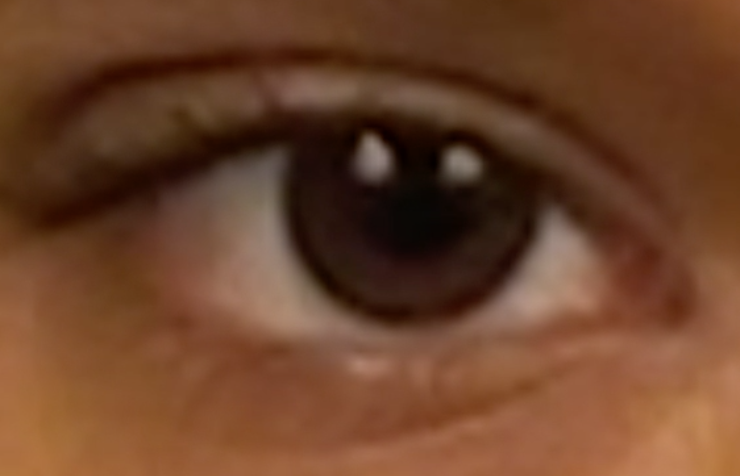
#> input picture eye1.png, 740 x 476 px
$ jupyter execute --allow-errors IrisSegmentationYoav.ipynb   (Python 2 division)   (older library calls are emulated)
#> lines starting #> are read from the running program, lines starting #| are printed output that depends on the picture; after the words box and inside, x2 and y2 are one past the last pixel; in counts of white or black regions, pixels touching at a corner belong together
## Iris Segmentation

Here we will attempt to perform iris segmentation using thresholding on grayscale images. The hope is to be able to find the outline of the pupil, as well as the eye catchlight.

[cell 1]
from PIL import Image
import matplotlib.pyplot as plt
import numpy as np
import cv2

#### Turning to Grayscale

[cell 2]
#Let's keep the color image, so we can see the contours there
img = Image.open('eye1.png').convert('LA')
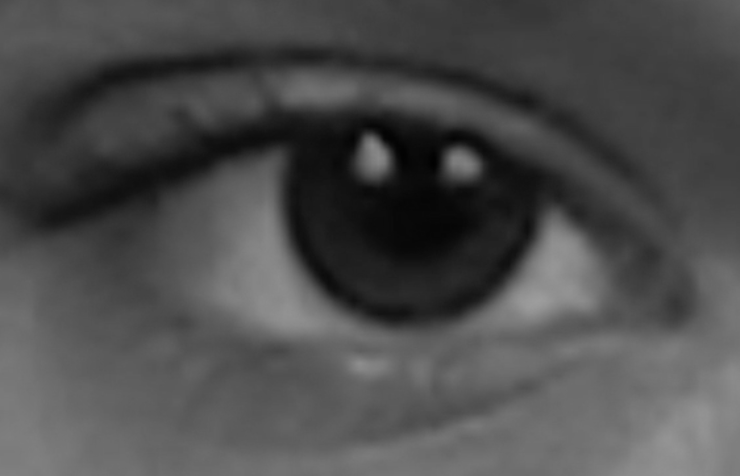
#> img: PIL image 740x476 LA; mean R, G, B, A 76.5, 76.5, 76.5, 255
img.save('grayscale.png')
plt.imshow(img)
plt.show()

#### Thresholding and morphing

[cell 3]
#getting appropriate format for cv2
a = list(img.getdata())
#> a = 352240 items
a2 = [i[0] for i in a]
#> a2 = 352240 items
a2 = np.asarray(a2)
#thresholding
ret,thresh1 = cv2.threshold(a2.astype(np.uint8),45,255,cv2.THRESH_BINARY)
thresh1 = np.reshape(thresh1,(img.size[1],img.size[0]))
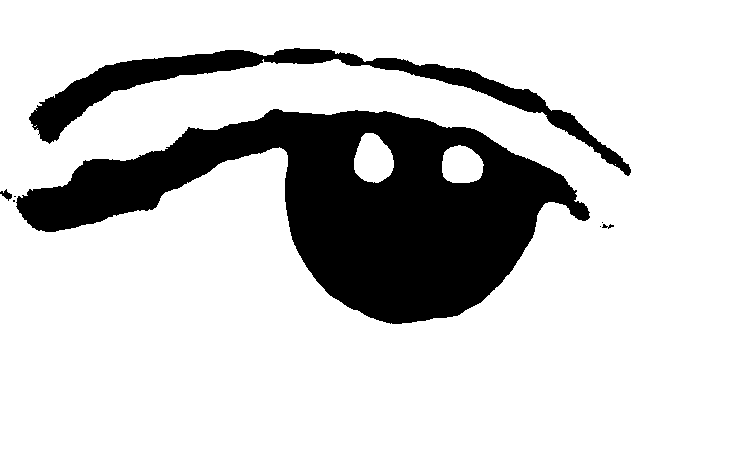
#> thresh1: shape (476, 740); 81.4% white; 8 black regions (4 under 20 px), largest, box (x1, y1, x2, y2) and area: (16, 109, 590, 324) 54140, (29, 48, 631, 176) 11124, (0, 189, 12, 201) 67, (602, 224, 614, 229) 30
#we use erosion and dilation to remove noise
morphKernel = np.ones((10, 10), np.uint8)
morph = cv2.morphologyEx(thresh1, cv2.MORPH_OPEN, morphKernel)
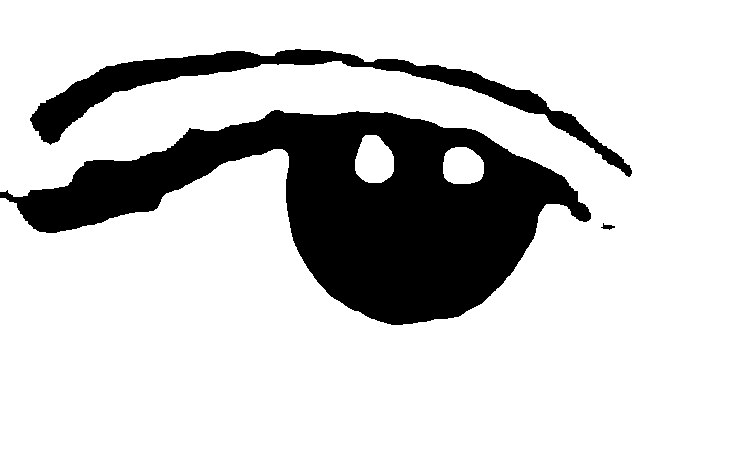
#> morph: shape (476, 740); 81.4% white; 3 black regions
#plot resulting image
imgMorph = Image.fromarray(morph, 'L')
plt.imshow(imgMorph, cmap = 'hot')
plt.show()

#### Drawing contours

[cell 4]
#target2 = cv2.imread('eye2.png', cv2.IMREAD_COLOR)
target = cv2.imread('grayscale.png', cv2.IMREAD_COLOR )
#> target: shape (476, 740, 3); min 1, max 157, mean 76.5
temp = target.copy()

_, contours, hierarchy = cv2.findContours(morph.copy(), cv2.RETR_TREE, cv2.CHAIN_APPROX_SIMPLE)
#> contours = 5 contours; box (x1, y1, x2, y2) and area: (0, 0, 740, 476) 293182, (29, 48, 633, 178) 11869, (355, 135, 394, 183) 1415, (443, 147, 484, 184) 1220, (600, 222, 616, 231) 64
cv2.drawContours(temp, contours, -1, (55, 55, 555), 3)
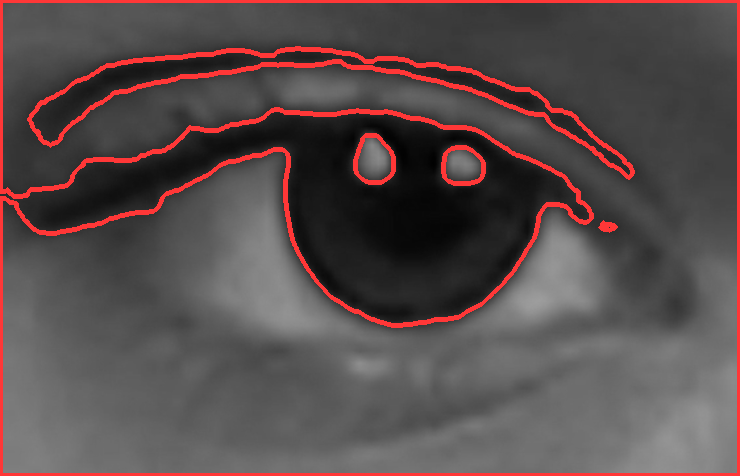
#> temp: shape (476, 740, 3); mean B, G, R 76, 76, 88.4

plt.imshow(temp)
plt.show()

### Catching the catchlight

[cell 5]
### I manually checked that contours 1 and 0 correspond to the catchlights.

(x, y), radius = cv2.minEnclosingCircle(contours[1])
#> x = 373; y = 158.5; radius = 24.82
centre = (int(x), int(y))
#> centre = (373, 158)
radius = int(radius)
#> radius = 24
cv2.circle(target, centre, radius, (255, 0, 0), 2)

(x, y), radius = cv2.minEnclosingCircle(contours[0])
#> x = 462.8; y = 165.8; radius = 21.92
centre = (int(x), int(y))
#> centre = (462, 165)
radius = int(radius)
#> radius = 21
cv2.circle(target, centre, radius, (255, 0, 0), 2)
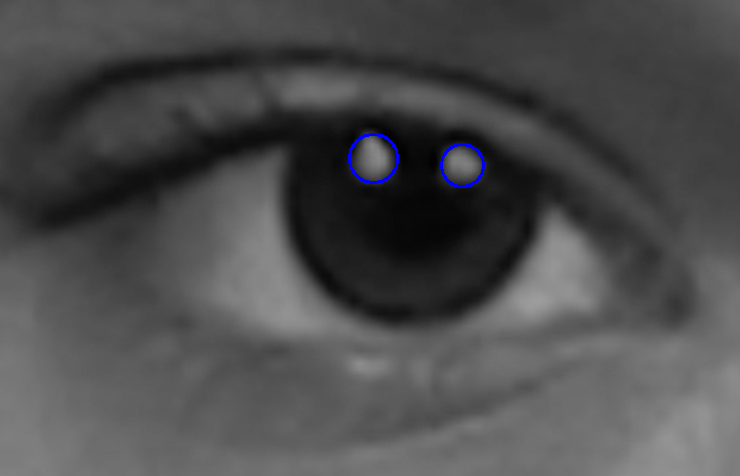
#> target: shape (476, 740, 3); mean B, G, R 77, 76.4, 76.4

plt.imshow(target)
plt.show()

### Using the uncropped image.

#> (a cell that did not finish here is left out)

#> (a cell that did not finish here is left out)

[cell 8]
target_full = cv2.imread('grayscale_full.png', cv2.IMREAD_COLOR )
#> (the rest of this cell did not finish here and is left out)

#> (a cell that did not finish here is left out)

[cell 10]
#trying to automatically identify catchlight contours
#checks for largest contour, and takes all their children

largest = 0
for i in range(0,len(contours)):
    if (cv2.contourArea(contours[i]) > cv2.contourArea(contours[largest])):
        largest = i
#> this loop made 5 passes
#> largest on passes 2 to 3: 1, 2
#> after the loop, largest = 2
tgt = cv2.imread('grayscale.png', cv2.IMREAD_COLOR )

print largest
#| 2

for i in range(0,len(contours)):
    #for some reasone the highlights do not have a parent hierarcy = largest (2)
    #they seem to have no parent (-1)
    #this works in the full picture, possibly because of the existence of a huge father-contour
    if (hierarchy[0][i][3] == -1):
        (x, y), radius = cv2.minEnclosingCircle(contours[i])
        centre = (int(x), int(y))
        radius = int(radius)
        cv2.circle(tgt, centre, radius, (0, 0, 255), 2)
#> this loop made 5 passes
#> (x, y, radius, centre) on passes 1 to 3: (462.8, 165.8, 21, (462, 165)), (373, 158.5, 24, (373, 158)), (369.5, 237.5, 439, (369, 237))
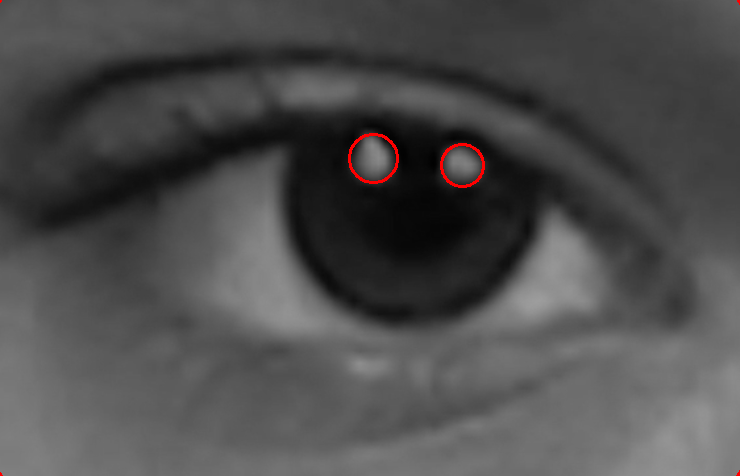
#> tgt: shape (476, 740, 3); mean B, G, R 76.4, 76.4, 77

plt.imshow(tgt)
plt.show()

[cell 11]
#Now for full
#trying to automatically identify catchlight contours
#checks for largest 2 contours, and takes all their children
tgt_full = cv2.imread('grayscale_full.png', cv2.IMREAD_COLOR)
largest = [1,2]
#> (the rest of this cell did not finish here and is left out)

## Blink Detection

We find a pixel that is likely to be within the white part of the eye when open, and check it's brightness to determine whether the eye is closed. We try to use multiple pixels for verification.

#> (a cell that did not finish here is left out)

Let's try to find optimal pixels by examining several (open) pictures, and looking near the iris. We start with one:

[cell 13]
#use previous contours, find bottom most point of iris, go left and right some pixels
offset = 100
#> offset = 100
#> (the rest of this cell did not finish here and is left out)
